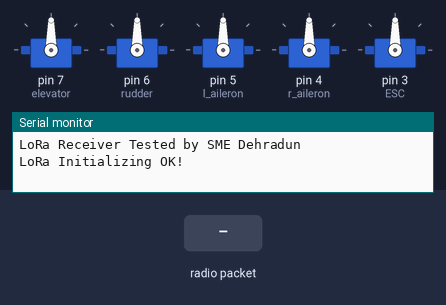
Bench run of a sketch on a simulated Arduino Uno, built with avr-gcc and run on an emulated ATmega328P. Parts: 5 × servo, the last lines printed to the serial monitor. Inputs (shaded band) come from the test bench. No radio packets arrive unless stated.

Above: at 4.2 s.
4.3 s: radio packet "," arrives
At 5.6 s:
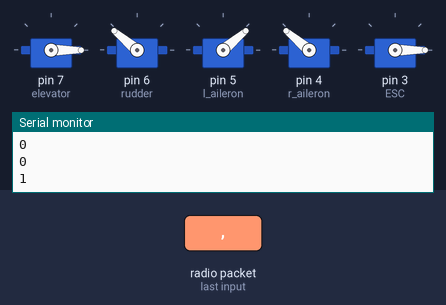
6.8 s: radio packet "90" arrives
At 8.7 s:
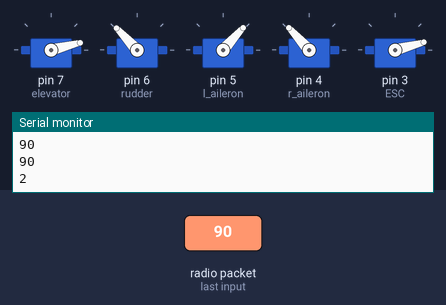
9.3 s: radio packet "200" arrives
At 10.7 s:
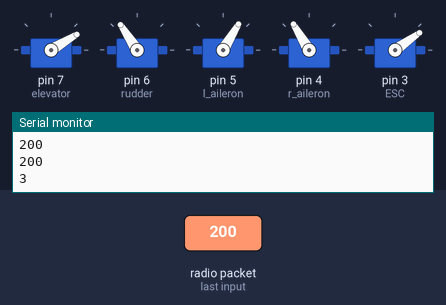
11.8 s: radio packet "5" arrives
At 13.8 s:
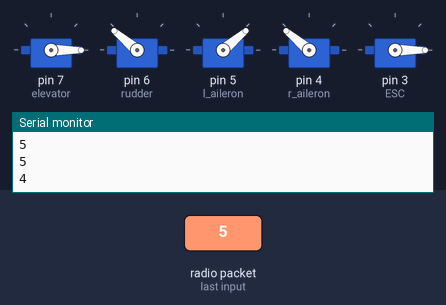
Timing chart, 0 to 15.3 s (numbered marks = the images above; inputs shaded):
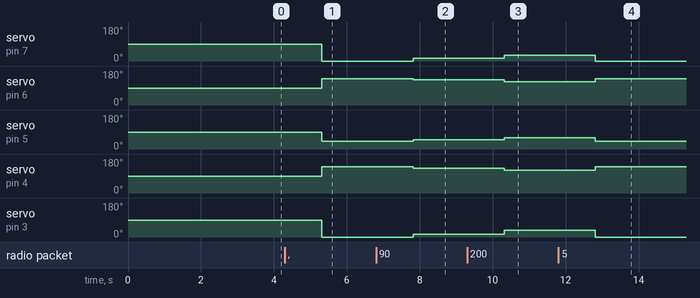

Measured:
- after the input at 4.3 s, servo on pin 7 (elevator), servo on pin 3 (ESC): 90° → 0° after 1.0 s; servo on pin 6 (rudder), servo on pin 4 (r_aileron): 90° → 140° after 1.0 s; servo on pin 5 (l_aileron): 90° → 40° after 1.0 s
- after the input at 6.8 s, servo on pin 7 (elevator): 0° → 14° after 1.0 s; servo on pin 6 (rudder): 140° → 133° after 1.0 s; servo on pin 5 (l_aileron): 40° → 48° after 1.0 s; servo on pin 4 (r_aileron): 140° → 132° after 1.0 s; servo on pin 3 (ESC): 0° → 15° after 1.0 s
- after the input at 9.3 s, servo on pin 7 (elevator): 14° → 31° after 1.0 s; servo on pin 6 (rudder): 133° → 123° after 1.0 s; servo on pin 5 (l_aileron): 48° → 59° after 1.0 s; servo on pin 4 (r_aileron): 132° → 121° after 1.0 s; servo on pin 3 (ESC): 15° → 35° after 1.0 s
- after the input at 11.8 s, servo on pin 7 (elevator): 31° → 0° after 1.0 s; servo on pin 6 (rudder): 123° → 140° after 1.0 s; servo on pin 5 (l_aileron): 59° → 40° after 1.0 s; servo on pin 4 (r_aileron): 121° → 140° after 1.0 s; servo on pin 3 (ESC): 35° → 0° after 1.0 s

The sketch:

SME_LoRA_Rx.ino
```cpp
/*********
  Modified from the examples of the Arduino LoRa library by nuttyengieer.com
  for more information write to nuttyengineeronline@gmail.com or info@nuttyengineer.com
*********/
#include<LiquidCrystal.h>
#include <SPI.h>
#include <LoRa.h>
#include <Servo.h>
#define ss 10
#define rst 9
#define dio0 2


Servo elevator;
Servo rudder;
Servo l_aileron;
Servo r_aileron;

Servo ESC;

void setup() {
  //initialize Serial Monitor
  Serial.begin(9600);
  while (!Serial);
 Serial.println("LoRa Receiver Tested by SME Dehradun  ");

  //setup LoRa transceiver module
  LoRa.setPins(ss, rst, dio0);

 if (!LoRa.begin(433E6)) {
    Serial.println("Starting LoRa failed!");
    while (1);
  }
  LoRa.setSyncWord(0xF3);
  Serial.println("LoRa Initializing OK!");
  delay(3000);

  elevator.attach(7);
  rudder.attach(6);
  l_aileron.attach(5);
  r_aileron.attach(4);

  ESC.attach(3,1000,2000);
}

int joyLR;
int joyUD;
int joyTwist;
int motorSpeed;

char values[3];
int lora_msg = 0;
void loop() {

  // try to parse packet
  int packetSize = LoRa.parsePacket();
  delay(10);
  if (packetSize) {
    // received a packet
    // Serial.print("Received packet '");
    // read packet
    while (LoRa.available()) {
        String LoRaData = LoRa.readString();
        Serial.println(LoRaData);
        //LoRaData.indexOf(",")
        joyLR = LoRaData.substring(0,LoRaData.indexOf(",")).toInt();
        Serial.println(joyLR);

        joyUD = LoRaData.substring(LoRaData.indexOf(",") + 1,LoRaData.indexOf(",", LoRaData.indexOf(",") + 1)).toInt();
        Serial.println(joyUD);

        joyTwist = LoRaData.substring(LoRaData.indexOf(",", LoRaData.indexOf(",") + 1) + 1, LoRaData.lastIndexOf(",")).toInt();
        Serial.println(joyTwist);

        motorSpeed = LoRaData.substring(LoRaData.lastIndexOf(",") + 1).toInt();
        Serial.println(motorSpeed);


        elevator.write(map(joyUD, 0, 1023, 0, 160));
        rudder.write(map(joyTwist, 0, 1023, 140, 50));
        l_aileron.write((map(joyLR, 0, 1023, 40, 140)));
        r_aileron.write((map(joyLR, 0, 1023, 140, 40)));

        ESC.write(map(motorSpeed, 0, 1023, 0, 180));
        lora_msg++;
        Serial.println(lora_msg);

        delay(15);

  // print RSSI of packet
  // Serial.print("' with RSSI ");
  // Serial.println(LoRa.packetRssi());
    }
  }
}
```
